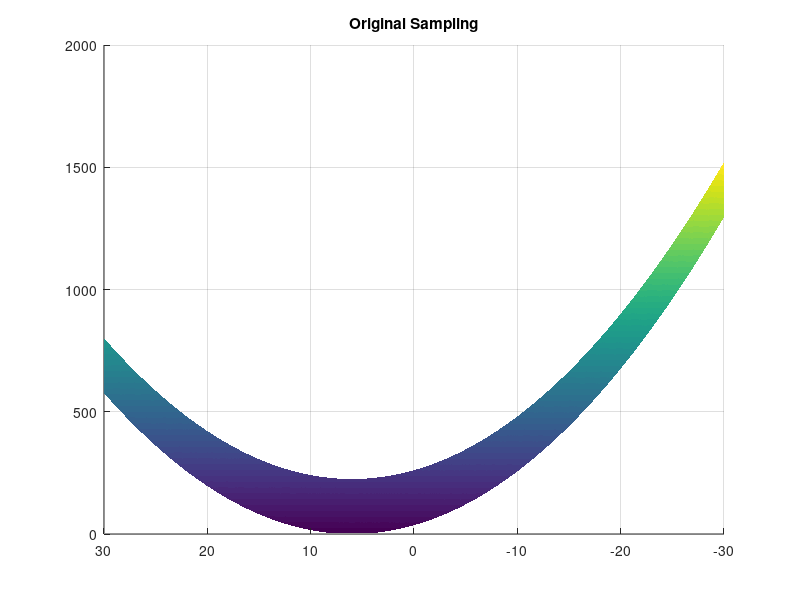

The MATLAB source for this figure: (Note: this script raises an error after producing the figure.)
clear all
close all
clc
addpath EM_functions



dy=0.05;
    dx=dy;
x=[ -15:dx:15 ];
y=[-30:dy:30];



[X,Y] = meshgrid(x,y);

Nx=length(x);
Ny=length(y);

V=zeros(Nx,Ny);

for i=1:Nx
    
    for j=1:Ny
        
      V(i,j)=x(i)^2+(y(j)-6)^2 ; 
    end
    
end

% 
figure(1)
surf(x,y,V')
title('Original Sampling');
shading flat
view([ -90 0])
xq=[ -15:.05:15];
    yq=[-30:.05:30];

[Xq,Yq] = meshgrid(xq,yq);

for n=1:1
Vq = bilinear_interp_mod(x,y,V,xq(2:end-1),yq(2:end-1),dx,dy);
% Vq = bilinear_interp_mod(x,y,V,xq(2:end-1),yq(2:end-1),dx,dy);
% Vq = bilinear_interp_mod(x,y,V,xq(2:end-1),yq(2:end-1),dx,dy);
%Vq=interp2(X,Y,V',Xq,Yq);
figure(2)
hold on
surf(xq(2:end-1),yq(2:end-1),Vq');
title('Linear Interpolation Using courser Grid')
shading flat
view([ -90 0])


n
end